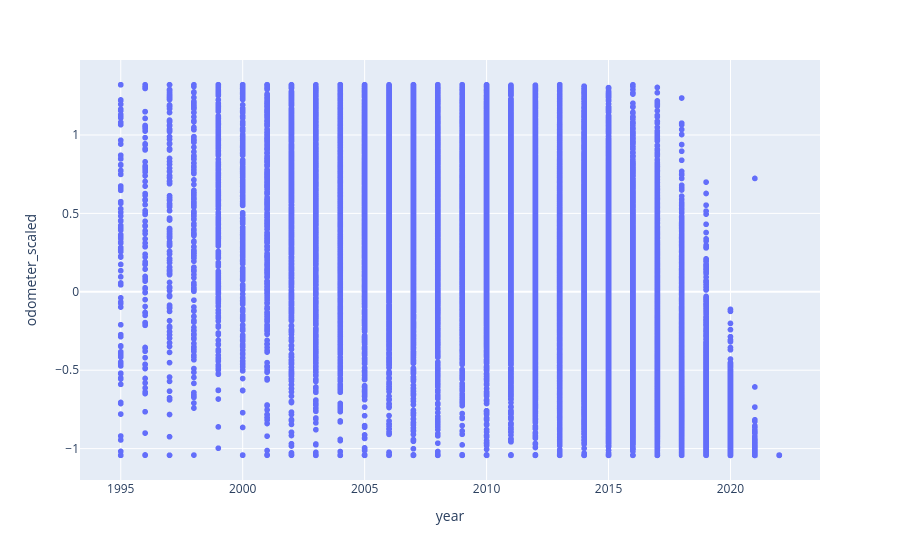

Write notebook code for a chart like this one.
### Code cell
px.scatter((Final_Dataset), x='year', y='odometer_scaled')

### Figure 1 — Plotly figure (JSON) as saved in the notebook; plotly's stock layout.template omitted (floating-point values rounded to 4 significant figures; data arrays with more than 128 entries replaced by an {"elided": "..."} marker saying what was removed)
{"data": [{"hovertemplate": "year=%{x}<br>odometer_scaled=%{y}<extra></extra>", "legendgroup": "", "marker": {"color": "#636efa", "symbol": "circle"}, "mode": "markers", "name": "", "showlegend": false, "type": "scattergl", "x": {"elided": "51509 int values"}, "xaxis": "x", "y": {"elided": "51509 float values"}, "yaxis": "y"}], "layout": {"legend": {"tracegroupgap": 0}, "margin": {"t": 60}, "xaxis": {"anchor": "y", "domain": [0, 1], "title": {"text": "year"}}, "yaxis": {"anchor": "x", "domain": [0, 1], "title": {"text": "odometer_scaled"}}}}
